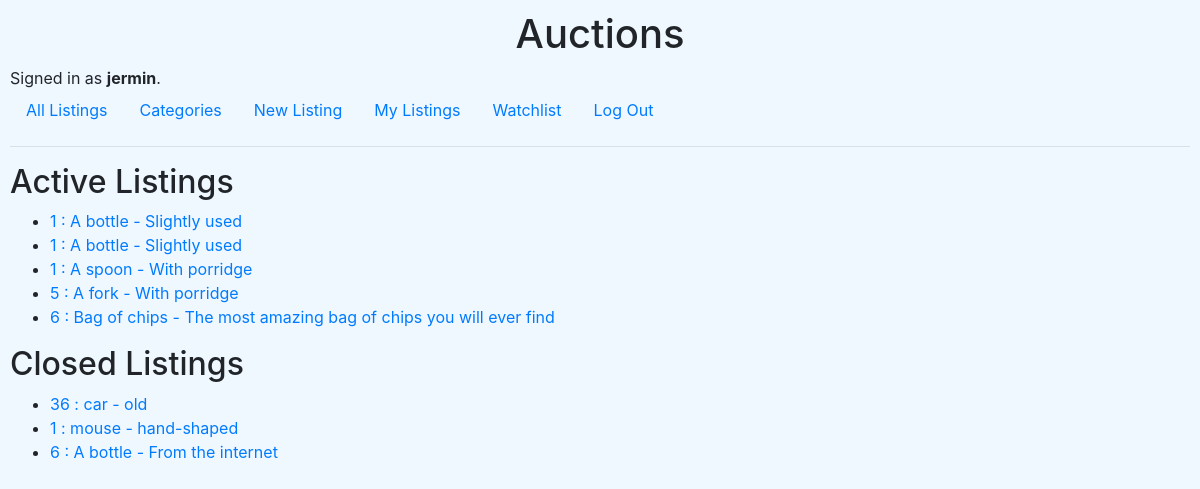
The app's page /2/listings with its own data.
### auctions/models.py (models this page shows, shortened)
class User(AbstractUser):
    watchlist = models.ManyToManyField('Listing', blank=True, related_name="watchlists")
    def get_active_listings(self):
        return self.listings.all().filter(active=True)
    def get_closed_listings(self):
        return self.listings.all().filter(active=False)
    pass

class Listing(models.Model):
    name = models.CharField(max_length=64)
    description = models.CharField(max_length=255)
    start_price = models.IntegerField(default=0)
    image = models.CharField(max_length=255)
    category = models.CharField(max_length=64)
    active = models.BooleanField(default=True)
    owner = models.ForeignKey(User, on_delete=models.CASCADE, related_name="listings")
    winner = models.ForeignKey(User, null=True, blank=True, on_delete=models.CASCADE, related_name="won")
    CATEGORIES = [
        ('arts', 'Arts'),
        ('electronics', 'Electronics'),
        ('farming', 'Farming'),
        ('fashion', 'Fashion'),
        ('home', 'Home'),
        ('sports', 'Sports'),
        ('toys', 'Toys'),
        ]
    category = models.CharField(max_length=64, choices=CATEGORIES)
    def __str__(self):
        return f"{self.current_price()} : {self.name} - {self.description}"
    def current_price(self):
        if (self.bids.first() != None):
            return self.bids.first().price
        return self.start_price

class Bid(models.Model):
    price = models.IntegerField()
    user = models.ForeignKey(User, on_delete=models.CASCADE, related_name="bids")
    listing = models.ForeignKey(Listing, on_delete=models.CASCADE, related_name="bids")
    class Meta:
        ordering = ['-price']

### auctions/views.py (the view)
# urls.py: path("<int:id>/listings", views.listings, name="listings"),
def listings(request, id):
    user = User.objects.get(id=id)
    return render(request, "auctions/user_index.html", {
        "user":user
    })

### auctions/templates/auctions/user_index.html
{% extends "auctions/layout.html" %}
{% block body %}
    <h2>Active Listings</h2>
    <ul>
        {% for listing in user.get_active_listings %}
            <li><a href={% url 'listing' listing.id %}>{{ listing }}</a></li>
        {% empty %}
            <li>No Listings</li>
        {% endfor %}
    </ul>
    <h2>Closed Listings</h2>
    <ul>
        {% for listing in user.get_closed_listings %}
            <li><a href={% url 'listing' listing.id %}>{{ listing }}</a></li>
        {% empty %}
            <li>No Listings</li>
        {% endfor %}
    </ul>
{% endblock %}

### auctions/templates/auctions/layout.html (shortened to what this page needs)
{% load static %}
<!DOCTYPE html>
<html lang="en">
    <head>
        <link rel="stylesheet" href="https://stackpath.bootstrapcdn.com/bootstrap/4.4.1/css/bootstrap.min.css">
        <link href="{% static 'auctions/styles.css' %}" rel="stylesheet">
    </head>
    <body>
        <h1 class="text-center">Auctions</h1>
        <div>
            {% if user.is_authenticated %}
                Signed in as <strong>{{ user.username }}</strong>.
            {% else %}
                Not signed in.
            {% endif %}
        </div>
        <ul class="nav">
            <li class="nav-item">
                <a class="nav-link" href="{% url 'index' %}">All Listings</a>
            </li>
            <li class="nav-item">
                <a class="nav-link" href="{% url 'categories' %}">Categories</a>
            </li>
            {% if user.is_authenticated %}
                <li class="nav-item">
                    <a class="nav-link" href="{% url 'new' %}">New Listing</a>
                </li>
                <li class="nav-item">
                    <a class="nav-link" href="{% url 'listings' user.id %}">My Listings</a>
                </li>
                <li class="nav-item">
                    <a class="nav-link" href="{% url 'watchlist' %}">Watchlist</a>
                </li>
                <li class="nav-item">
                    <a class="nav-link" href="{% url 'logout' %}">Log Out</a>
                </li>
            {% endif %}
        </ul>
        <hr>
        {% block body %}
        {% endblock %}
    </body>
</html>

### auctions/static/auctions/styles.css (style rules this page uses)
body { padding: 10px; background-color:aliceblue }

### records on screen
User: username "jermin"
Listing: id+start_price+name "1 : A bottle - Slightly used"
Listing: id+start_price+name "1 : A bottle - Slightly used"
Listing: id+start_price+name "1 : A spoon - With porridge"
Listing: id+name+description "5 : A fork - With porridge"
Listing: id+name+description "6 : Bag of chips - The most amazing bag of chips you will ever find"
Listing: id+name+description "36 : car - old"
Listing: id+start_price+name "1 : mouse - hand-shaped"
Listing: id+name+description "6 : A bottle - From the internet"
